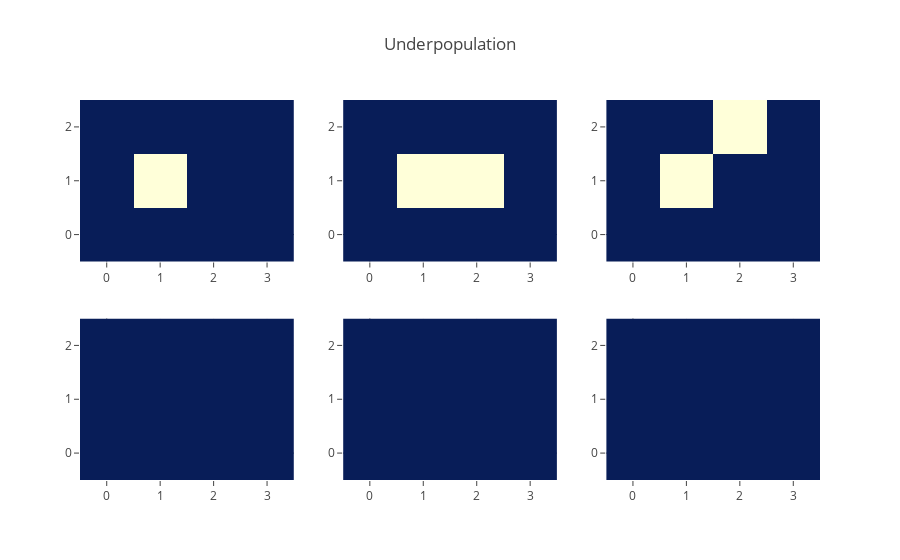

The notebook cell this image was saved under:
### Code cell
X1 = np.array([
    [0, 0, 0, 0],
    [0, 1, 0, 0],
    [0, 0, 0, 0],
])

X2 = np.array([
    [0, 0, 0, 0],
    [0, 1, 1, 0],
    [0, 0, 0, 0],
])

X3 = np.array([
    [0, 0, 0, 0],
    [0, 1, 0, 0],
    [0, 0, 1, 0],
])

Y1 = game_of_life(X1, 1)
Y2 = game_of_life(X2, 1)
Y3 = game_of_life(X3, 1)

figure = tools.make_subplots(rows=2, cols=3, print_grid=False)

figure.append_trace(go.Heatmap(z=X1, colorscale='YlGnBu', showscale=False), 1, 1)
figure.append_trace(go.Heatmap(z=Y1[-1], colorscale='YlGnBu', showscale=False, zmin=0, zmax=1), 2, 1)

figure.append_trace(go.Heatmap(z=X2, colorscale='YlGnBu', showscale=False), 1, 2)
figure.append_trace(go.Heatmap(z=Y2[-1], colorscale='YlGnBu', showscale=False, zmin=0, zmax=1), 2, 2)

figure.append_trace(go.Heatmap(z=X3, colorscale='YlGnBu', showscale=False), 1, 3)
figure.append_trace(go.Heatmap(z=Y3[-1], colorscale='YlGnBu', showscale=False, zmin=0, zmax=1), 2, 3)

figure['layout'].update(title='Underpopulation')

py.iplot(figure)

### Figure 1 — Plotly figure (JSON) as saved in the notebook; plotly's stock layout.template omitted (floating-point values rounded to 4 significant figures)
{"data": [{"colorscale": "YlGnBu", "showscale": false, "type": "heatmap", "uid": "50d097d0-05d2-4cb1-b4cc-5808f5822ff8", "xaxis": "x", "yaxis": "y", "z": [[0, 0, 0, 0], [0, 1, 0, 0], [0, 0, 0, 0]]}, {"colorscale": "YlGnBu", "showscale": false, "type": "heatmap", "uid": "60dffec4-b1cc-4ba3-a64b-972e07878cac", "xaxis": "x4", "yaxis": "y4", "z": [[0, 0, 0, 0], [0, 0, 0, 0], [0, 0, 0, 0]], "zmax": 1, "zmin": 0}, {"colorscale": "YlGnBu", "showscale": false, "type": "heatmap", "uid": "cf1d68b3-52e4-4e1a-b14a-1dc3d5e9260f", "xaxis": "x2", "yaxis": "y2", "z": [[0, 0, 0, 0], [0, 1, 1, 0], [0, 0, 0, 0]]}, {"colorscale": "YlGnBu", "showscale": false, "type": "heatmap", "uid": "1d4b2708-2935-40dc-b815-6e6c010a736c", "xaxis": "x5", "yaxis": "y5", "z": [[0, 0, 0, 0], [0, 0, 0, 0], [0, 0, 0, 0]], "zmax": 1, "zmin": 0}, {"colorscale": "YlGnBu", "showscale": false, "type": "heatmap", "uid": "c07dc5d9-42a8-4a16-aeaa-b1e27b24e6ad", "xaxis": "x3", "yaxis": "y3", "z": [[0, 0, 0, 0], [0, 1, 0, 0], [0, 0, 1, 0]]}, {"colorscale": "YlGnBu", "showscale": false, "type": "heatmap", "uid": "35894435-354e-47b6-808f-a594dac31682", "xaxis": "x6", "yaxis": "y6", "z": [[0, 0, 0, 0], [0, 0, 0, 0], [0, 0, 0, 0]], "zmax": 1, "zmin": 0}], "layout": {"title": {"text": "Underpopulation"}, "xaxis": {"anchor": "y", "domain": [0, 0.2889]}, "xaxis2": {"anchor": "y2", "domain": [0.3556, 0.6444]}, "xaxis3": {"anchor": "y3", "domain": [0.7111, 1]}, "xaxis4": {"anchor": "y4", "domain": [0, 0.2889]}, "xaxis5": {"anchor": "y5", "domain": [0.3556, 0.6444]}, "xaxis6": {"anchor": "y6", "domain": [0.7111, 1]}, "yaxis": {"anchor": "x", "domain": [0.575, 1]}, "yaxis2": {"anchor": "x2", "domain": [0.575, 1]}, "yaxis3": {"anchor": "x3", "domain": [0.575, 1]}, "yaxis4": {"anchor": "x4", "domain": [0, 0.425]}, "yaxis5": {"anchor": "x5", "domain": [0, 0.425]}, "yaxis6": {"anchor": "x6", "domain": [0, 0.425]}}}
